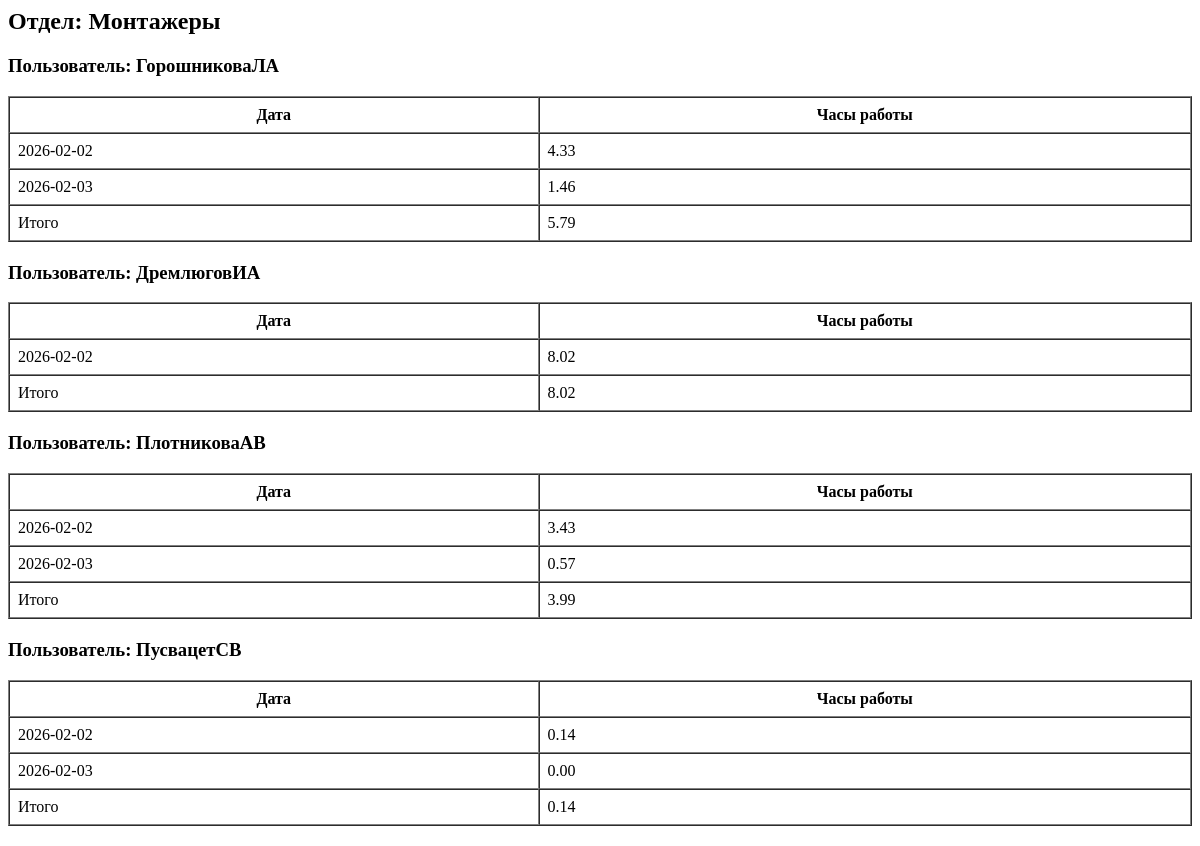
The page /admin/time_report_async (signed in) on the database as committed earlier.
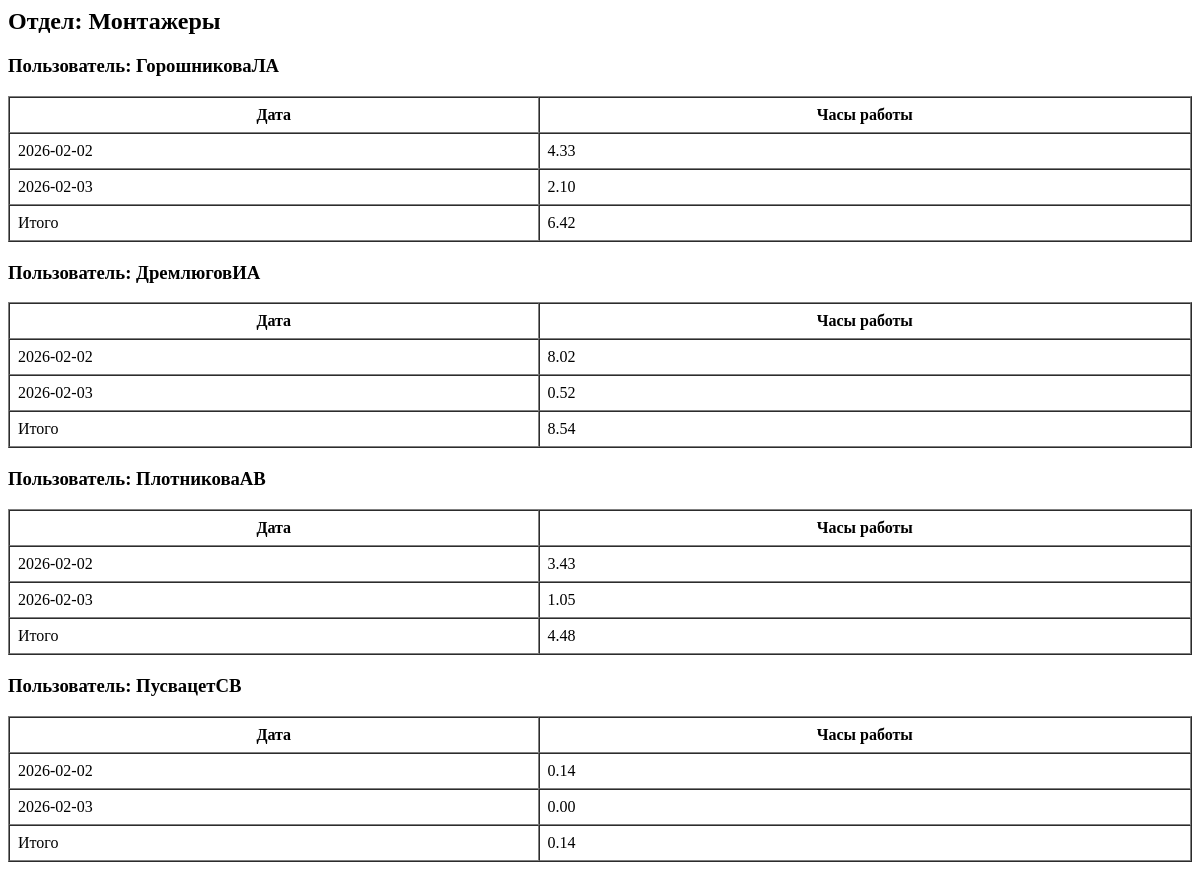
The same page on the database as committed later.
### tables this page shows
CREATE TABLE work_log (
            id INTEGER PRIMARY KEY AUTOINCREMENT,
            user_id INTEGER NOT NULL,
            date TEXT NOT NULL,
            hours_worked INTEGER NOT NULL,
            entered_by INTEGER NOT NULL,
            FOREIGN KEY (user_id) REFERENCES users (id),
            FOREIGN KEY (entered_by) REFERENCES users (id)
        );

CREATE TABLE users (
            id INTEGER PRIMARY KEY AUTOINCREMENT,
            username TEXT NOT NULL,
            token TEXT UNIQUE NOT NULL,
            department TEXT NOT NULL,
            password_hash TEXT NOT NULL,
            role TEXT NOT NULL DEFAULT 'user'
        );

### main.py (the view)
@app.get("/admin/time_report_async", response_class=HTMLResponse)
def admin_time_report_async(request: Request, user=Depends(require_role("admin", "superadmin")),
                            month: Optional[int] = None, year: Optional[int] = None,
                            department: Optional[str] = None, selected_user: Optional[str] = None):
    now = datetime.now()
    month = month if month else now.month
    year = year if year else now.year
    date_prefix = f"{year:04d}-{month:02d}"
    conn = sqlite3.connect(DB_PATH)
    c = conn.cursor()
    params = [date_prefix]
    query = '''
        SELECT u.username, u.department, w.date, w.hours_worked
        FROM work_log w
        JOIN users u ON w.user_id = u.id
        WHERE strftime('%Y-%m', w.date) = ?
    '''
    if selected_user:
        query += " AND u.username = ?"
        params.append(selected_user)
    elif department:
        query += " AND u.department = ?"
        params.append(department)
    query += " ORDER BY u.department, u.username, w.date ASC"
    c.execute(query, params)
    rows = c.fetchall()
    conn.close()
    summary: Dict[str, Dict[str, List[Dict]]] = {}
    totals: Dict[str, Dict[str, float]] = {}
    for username_, department_, date, hours in rows:
        if department_ not in summary:
            summary[department_] = {}
            totals[department_] = {}
        if username_ not in summary[department_]:
            summary[department_][username_] = []
            totals[department_][username_] = 0
        summary[department_][username_].append({"date": date, "hours": hours})
        totals[department_][username_] += hours
    return templates.TemplateResponse("admin_time_report_table.html", {
        "request": request,
        "summary": summary,
        "totals": totals
    })

### templates/admin_time_report_table.html (shortened to what this page needs)
{% for department, users in summary.items() %}
    <h2>Отдел: {{ department }}</h2>
    {% for username, logs in users.items() %}
        <h3>Пользователь: {{ username }}</h3>
        <table border="1" cellpadding="8" cellspacing="0" style="margin-bottom: 20px; width: 100%;">
            <thead>
                <tr>
                    <th>Дата</th>
                    <th>Часы работы</th>
                </tr>
            </thead>
            <tbody>
                {% for log in logs %}
                    <tr>
                        <td>{{ log.date }}</td>
                        <td>{{ "%.2f"|format(log.hours / 3600) }}</td>
                    </tr>
                {% endfor %}
                <tr class="total">
                    <td>Итого</td>
                    <td>{{ "%.2f"|format(totals[department][username] / 3600) }}</td>
                </tr>
            </tbody>
        </table>
    {% endfor %}
{% endfor %}

Rows that differ between the two databases and show on the page:
changed work_log (number 2 of 8 on the later page): log.hours/3600 "1.46" → "2.10"
computed for users: totals[department][username]/3600 "5.79" → "6.42"; totals[department][username]/3600 "8.02" → "8.54"; totals[department][username]/3600 "3.99" → "4.48"
added work_log: date "2026-02-03", log.hours/3600 "0.52", shown under "ДремлюговИА"
changed work_log (number 6 of 8 on the later page): log.hours/3600 "0.57" → "1.05"
